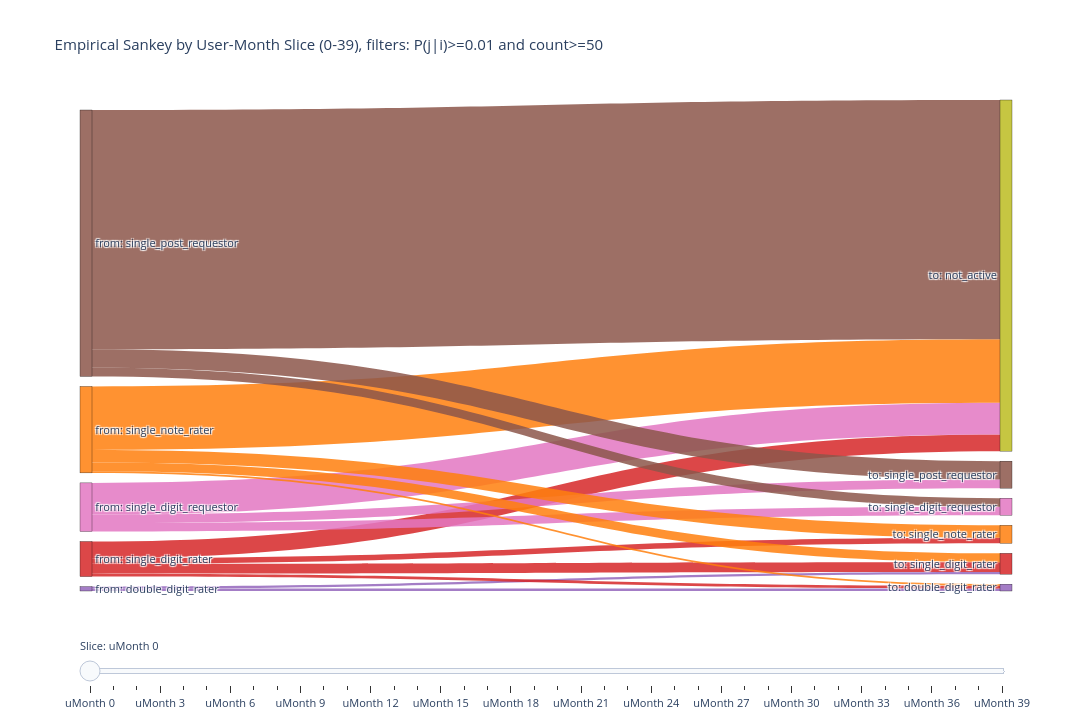

Notebook code cell kept with this figure:
### Code cell
import plotly.graph_objects as go

# Build month-to-next-month transitions once, then slice by userMonth.
transitions_by_month = (
    classified_panel_df.sort(["participantId", "userMonth"])
    .with_columns(
        [
            pl.col("activity_class").shift(-1).over("participantId").alias("next_state"),
            pl.col("userMonth").shift(-1).over("participantId").alias("next_userMonth"),
        ]
    )
    .filter(pl.col("next_state").is_not_null() & ((pl.col("next_userMonth") - pl.col("userMonth")) == 1))
    .select(["participantId", "userMonth", pl.col("activity_class").alias("from_state"), "next_state"])
)

# Same visual mapping as Cell 9.
from_nodes = [f"from: {s}" for s in states]
to_nodes = [f"to: {s}" for s in states]
node_labels = from_nodes + to_nodes

state_colors_rgba = {
    "single_note_writer": "rgba(31,119,180,0.85)",
    "single_digit_writer": "rgba(23,190,207,0.85)",
    "double_digit_writer": "rgba(44,160,44,0.85)",
    "single_note_rater": "rgba(255,127,14,0.85)",
    "single_digit_rater": "rgba(214,39,40,0.85)",
    "double_digit_rater": "rgba(148,103,189,0.85)",
    "single_post_requestor": "rgba(140,86,75,0.85)",
    "single_digit_requestor": "rgba(227,119,194,0.85)",
    "double_digit_requestor": "rgba(127,127,127,0.85)",
    "not_active": "rgba(188,189,34,0.85)",
}

from_idx_map = {s: i for i, s in enumerate(states)}
to_idx_map = {s: i + len(states) for i, s in enumerate(states)}
node_colors = [state_colors_rgba[s] for s in states] + [state_colors_rgba[s] for s in states]


def build_slice_links(month_slice: int):
    slice_df = transitions_by_month.filter(pl.col("userMonth") == month_slice)

    if slice_df.height == 0:
        return {
            "source": [],
            "target": [],
            "value": [],
            "color": [],
            "customdata": [],
            "edges": pl.DataFrame({"from_state": [], "next_state": [], "count": [], "probability": []}),
        }

    counts = (
        slice_df.group_by(["from_state", "next_state"]).len().rename({"len": "count"})
    )

    full_grid = (
        pl.DataFrame({"from_state": states})
        .join(pl.DataFrame({"next_state": states}), how="cross")
        .join(counts, on=["from_state", "next_state"], how="left")
        .with_columns(pl.col("count").fill_null(0).cast(pl.Int64))
    )

    row_totals = full_grid.group_by("from_state").agg(pl.col("count").sum().alias("row_total"))

    edges = (
        full_grid.join(row_totals, on="from_state", how="left")
        .with_columns(
            pl.when(pl.col("row_total") > 0)
            .then(pl.col("count") / pl.col("row_total"))
            .otherwise(0.0)
            .alias("probability")
        )
        .filter((pl.col("probability") >= 0.01) & (pl.col("count") >= 50))
        .sort(["from_state", "next_state"])
    )

    sources = [from_idx_map[s] for s in edges["from_state"].to_list()]
    targets = [to_idx_map[s] for s in edges["next_state"].to_list()]
    values = edges["count"].to_list()
    link_colors = [state_colors_rgba[s] for s in edges["from_state"].to_list()]
    hover_text = [
        f"month={month_slice}<br>{f} -> {t}<br>count={c}<br>P(j|i)={p:.3f}"
        for f, t, c, p in zip(
            edges["from_state"].to_list(),
            edges["next_state"].to_list(),
            edges["count"].to_list(),
            edges["probability"].to_list(),
        )
    ]

    return {
        "source": sources,
        "target": targets,
        "value": values,
        "color": link_colors,
        "customdata": hover_text,
        "edges": edges,
    }

num_months = 40
months = list(range(num_months))
links_by_month = {m: build_slice_links(m) for m in months}

# Use month 0 as initial view.
initial_month = 0
initial_links = links_by_month[initial_month]

fig = go.Figure(
    data=[
        go.Sankey(
            arrangement="snap",
            node=dict(
                pad=10,
                thickness=12,
                line=dict(color="black", width=0.3),
                label=node_labels,
                color=node_colors,
            ),
            link=dict(
                source=initial_links["source"],
                target=initial_links["target"],
                value=initial_links["value"],
                color=initial_links["color"],
                customdata=initial_links["customdata"],
                hovertemplate="%{customdata}<extra></extra>",
            ),
        )
    ],
    frames=[
        go.Frame(
            name=str(m),
            data=[
                go.Sankey(
                    node=dict(
                        pad=10,
                        thickness=12,
                        line=dict(color="black", width=0.3),
                        label=node_labels,
                        color=node_colors,
                    ),
                    link=dict(
                        source=links_by_month[m]["source"],
                        target=links_by_month[m]["target"],
                        value=links_by_month[m]["value"],
                        color=links_by_month[m]["color"],
                        customdata=links_by_month[m]["customdata"],
                        hovertemplate="%{customdata}<extra></extra>",
                    ),
                )
            ],
        )
        for m in months
    ],
)

steps = [
    {
        "method": "animate",
        "label": f"uMonth {m}",
        "args": [[str(m)], {"mode": "immediate", "frame": {"duration": 0, "redraw": True}, "transition": {"duration": 0}}],
    }
    for m in months
]

fig.update_layout(
    title_text=f"Empirical Sankey by User-Month Slice (0-{num_months - 1}), filters: P(j|i)>=0.01 and count>=50",
    font_size=11,
    width=1200,
    height=720,
    sliders=[
        {
            "active": 0,
            "currentvalue": {"prefix": "Slice: "},
            "pad": {"t": 45},
            "steps": steps,
        }
    ],
)

fig.show()

slice_counts = pl.DataFrame(
    {
        "userMonth": months,
        "transitions_kept": [links_by_month[m]["edges"].height for m in months],
    }
)

slice_counts

### Figure 1 — Plotly figure (JSON) as saved in the notebook; plotly's stock layout.template omitted (floating-point values rounded to 4 significant figures)
{"data": [{"arrangement": "snap", "link": {"color": ["rgba(148,103,189,0.85)", "rgba(148,103,189,0.85)", "rgba(214,39,40,0.85)", "rgba(214,39,40,0.85)", "rgba(214,39,40,0.85)", "rgba(214,39,40,0.85)", "rgba(227,119,194,0.85)", "rgba(227,119,194,0.85)", "rgba(227,119,194,0.85)", "rgba(255,127,14,0.85)", "rgba(255,127,14,0.85)", "rgba(255,127,14,0.85)", "rgba(255,127,14,0.85)", "rgba(140,86,75,0.85)", "rgba(140,86,75,0.85)", "rgba(140,86,75,0.85)"], "customdata": ["month=0<br>double_digit_rater -> double_digit_rater<br>count=106<br>P(j|i)=0.379", "month=0<br>double_digit_rater -> single_digit_rater<br>count=91<br>P(j|i)=0.325", "month=0<br>single_digit_rater -> double_digit_rater<br>count=127<br>P(j|i)=0.080", "month=0<br>single_digit_rater -> not_active<br>count=746<br>P(j|i)=0.469", "month=0<br>single_digit_rater -> single_digit_rater<br>count=444<br>P(j|i)=0.279", "month=0<br>single_digit_rater -> single_note_rater<br>count=248<br>P(j|i)=0.156", "month=0<br>single_digit_requestor -> not_active<br>count=1411<br>P(j|i)=0.639", "month=0<br>single_digit_requestor -> single_digit_requestor<br>count=376<br>P(j|i)=0.170", "month=0<br>single_digit_requestor -> single_post_requestor<br>count=381<br>P(j|i)=0.172", "month=0<br>single_note_rater -> double_digit_rater<br>count=72<br>P(j|i)=0.019", "month=0<br>single_note_rater -> not_active<br>count=2832<br>P(j|i)=0.729", "month=0<br>single_note_rater -> single_digit_rater<br>count=395<br>P(j|i)=0.102", "month=0<br>single_note_rater -> single_note_rater<br>count=558<br>P(j|i)=0.144", "month=0<br>single_post_requestor -> not_active<br>count=10674<br>P(j|i)=0.896", "month=0<br>single_post_requestor -> single_digit_requestor<br>count=386<br>P(j|i)=0.032", "month=0<br>single_post_requestor -> single_post_requestor<br>count=824<br>P(j|i)=0.069"], "hovertemplate": "%{customdata}<extra></extra>", "source": [5, 5, 4, 4, 4, 4, 7, 7, 7, 3, 3, 3, 3, 6, 6, 6], "target": [15, 14, 15, 19, 14, 13, 19, 17, 16, 15, 19, 14, 13, 19, 17, 16], "value": [106, 91, 127, 746, 444, 248, 1411, 376, 381, 72, 2832, 395, 558, 10674, 386, 824]}, "node": {"color": ["rgba(31,119,180,0.85)", "rgba(23,190,207,0.85)", "rgba(44,160,44,0.85)", "rgba(255,127,14,0.85)", "rgba(214,39,40,0.85)", "rgba(148,103,189,0.85)", "rgba(140,86,75,0.85)", "rgba(227,119,194,0.85)", "rgba(127,127,127,0.85)", "rgba(188,189,34,0.85)", "rgba(31,119,180,0.85)", "rgba(23,190,207,0.85)", "rgba(44,160,44,0.85)", "rgba(255,127,14,0.85)", "rgba(214,39,40,0.85)", "rgba(148,103,189,0.85)", "rgba(140,86,75,0.85)", "rgba(227,119,194,0.85)", "rgba(127,127,127,0.85)", "rgba(188,189,34,0.85)"], "label": ["from: single_note_writer", "from: single_digit_writer", "from: double_digit_writer", "from: single_note_rater", "from: single_digit_rater", "from: double_digit_rater", "from: single_post_requestor", "from: single_digit_requestor", "from: double_digit_requestor", "from: not_active", "to: single_note_writer", "to: single_digit_writer", "to: double_digit_writer", "to: single_note_rater", "to: single_digit_rater", "to: double_digit_rater", "to: single_post_requestor", "to: single_digit_requestor", "to: double_digit_requestor", "to: not_active"], "line": {"color": "black", "width": 0.3}, "pad": 10, "thickness": 12}, "type": "sankey"}], "layout": {"font": {"size": 11}, "height": 720, "sliders": [{"active": 0, "currentvalue": {"prefix": "Slice: "}, "pad": {"t": 45}, "steps": [{"args": [["0"], {"frame": {"duration": 0, "redraw": true}, "mode": "immediate", "transition": {"duration": 0}}], "label": "uMonth 0", "method": "animate"}, {"args": [["1"], {"frame": {"duration": 0, "redraw": true}, "mode": "immediate", "transition": {"duration": 0}}], "label": "uMonth 1", "method": "animate"}, {"args": [["2"], {"frame": {"duration": 0, "redraw": true}, "mode": "immediate", "transition": {"duration": 0}}], "label": "uMonth 2", "method": "animate"}, {"args": [["3"], {"frame": {"duration": 0, "redraw": true}, "mode": "immediate", "transition": {"duration": 0}}], "label": "uMonth 3", "method": "animate"}, {"args": [["4"], {"frame": {"duration": 0, "redraw": true}, "mode": "immediate", "transition": {"duration": 0}}], "label": "uMonth 4", "method": "animate"}, {"args": [["5"], {"frame": {"duration": 0, "redraw": true}, "mode": "immediate", "transition": {"duration": 0}}], "label": "uMonth 5", "method": "animate"}, {"args": [["6"], {"frame": {"duration": 0, "redraw": true}, "mode": "immediate", "transition": {"duration": 0}}], "label": "uMonth 6", "method": "animate"}, {"args": [["7"], {"frame": {"duration": 0, "redraw": true}, "mode": "immediate", "transition": {"duration": 0}}], "label": "uMonth 7", "method": "animate"}, {"args": [["8"], {"frame": {"duration": 0, "redraw": true}, "mode": "immediate", "transition": {"duration": 0}}], "label": "uMonth 8", "method": "animate"}, {"args": [["9"], {"frame": {"duration": 0, "redraw": true}, "mode": "immediate", "transition": {"duration": 0}}], "label": "uMonth 9", "method": "animate"}, {"args": [["10"], {"frame": {"duration": 0, "redraw": true}, "mode": "immediate", "transition": {"duration": 0}}], "label": "uMonth 10", "method": "animate"}, {"args": [["11"], {"frame": {"duration": 0, "redraw": true}, "mode": "immediate", "transition": {"duration": 0}}], "label": "uMonth 11", "method": "animate"}, {"args": [["12"], {"frame": {"duration": 0, "redraw": true}, "mode": "immediate", "transition": {"duration": 0}}], "label": "uMonth 12", "method": "animate"}, {"args": [["13"], {"frame": {"duration": 0, "redraw": true}, "mode": "immediate", "transition": {"duration": 0}}], "label": "uMonth 13", "method": "animate"}, {"args": [["14"], {"frame": {"duration": 0, "redraw": true}, "mode": "immediate", "transition": {"duration": 0}}], "label": "uMonth 14", "method": "animate"}, {"args": [["15"], {"frame": {"duration": 0, "redraw": true}, "mode": "immediate", "transition": {"duration": 0}}], "label": "uMonth 15", "method": "animate"}, {"args": [["16"], {"frame": {"duration": 0, "redraw": true}, "mode": "immediate", "transition": {"duration": 0}}], "label": "uMonth 16", "method": "animate"}, {"args": [["17"], {"frame": {"duration": 0, "redraw": true}, "mode": "immediate", "transition": {"duration": 0}}], "label": "uMonth 17", "method": "animate"}, {"args": [["18"], {"frame": {"duration": 0, "redraw": true}, "mode": "immediate", "transition": {"duration": 0}}], "label": "uMonth 18", "method": "animate"}, {"args": [["19"], {"frame": {"duration": 0, "redraw": true}, "mode": "immediate", "transition": {"duration": 0}}], "label": "uMonth 19", "method": "animate"}, {"args": [["20"], {"frame": {"duration": 0, "redraw": true}, "mode": "immediate", "transition": {"duration": 0}}], "label": "uMonth 20", "method": "animate"}, {"args": [["21"], {"frame": {"duration": 0, "redraw": true}, "mode": "immediate", "transition": {"duration": 0}}], "label": "uMonth 21", "method": "animate"}, {"args": [["22"], {"frame": {"duration": 0, "redraw": true}, "mode": "immediate", "transition": {"duration": 0}}], "label": "uMonth 22", "method": "animate"}, {"args": [["23"], {"frame": {"duration": 0, "redraw": true}, "mode": "immediate", "transition": {"duration": 0}}], "label": "uMonth 23", "method": "animate"}, {"args": [["24"], {"frame": {"duration": 0, "redraw": true}, "mode": "immediate", "transition": {"duration": 0}}], "label": "uMonth 24", "method": "animate"}, {"args": [["25"], {"frame": {"duration": 0, "redraw": true}, "mode": "immediate", "transition": {"duration": 0}}], "label": "uMonth 25", "method": "animate"}, {"args": [["26"], {"frame": {"duration": 0, "redraw": true}, "mode": "immediate", "transition": {"duration": 0}}], "label": "uMonth 26", "method": "animate"}, {"args": [["27"], {"frame": {"duration": 0, "redraw": true}, "mode": "immediate", "transition": {"duration": 0}}], "label": "uMonth 27", "method": "animate"}, {"args": [["28"], {"frame": {"duration": 0, "redraw": true}, "mode": "immediate", "transition": {"duration": 0}}], "label": "uMonth 28", "method": "animate"}, {"args": [["29"], {"frame": {"duration": 0, "redraw": true}, "mode": "immediate", "transition": {"duration": 0}}], "label": "uMonth 29", "method": "animate"}, {"args": [["30"], {"frame": {"duration": 0, "redraw": true}, "mode": "immediate", "transition": {"duration": 0}}], "label": "uMonth 30", "method": "animate"}, {"args": [["31"], {"frame": {"duration": 0, "redraw": true}, "mode": "immediate", "transition": {"duration": 0}}], "label": "uMonth 31", "method": "animate"}, {"args": [["32"], {"frame": {"duration": 0, "redraw": true}, "mode": "immediate", "transition": {"duration": 0}}], "label": "uMonth 32", "method": "animate"}, {"args": [["33"], {"frame": {"duration": 0, "redraw": true}, "mode": "immediate", "transition": {"duration": 0}}], "label": "uMonth 33", "method": "animate"}, {"args": [["34"], {"frame": {"duration": 0, "redraw": true}, "mode": "immediate", "transition": {"duration": 0}}], "label": "uMonth 34", "method": "animate"}, {"args": [["35"], {"frame": {"duration": 0, "redraw": true}, "mode": "immediate", "transition": {"duration": 0}}], "label": "uMonth 35", "method": "animate"}, {"args": [["36"], {"frame": {"duration": 0, "redraw": true}, "mode": "immediate", "transition": {"duration": 0}}], "label": "uMonth 36", "method": "animate"}, {"args": [["37"], {"frame": {"duration": 0, "redraw": true}, "mode": "immediate", "transition": {"duration": 0}}], "label": "uMonth 37", "method": "animate"}, {"args": [["38"], {"frame": {"duration": 0, "redraw": true}, "mode": "immediate", "transition": {"duration": 0}}], "label": "uMonth 38", "method": "animate"}, {"args": [["39"], {"frame": {"duration": 0, "redraw": true}, "mode": "immediate", "transition": {"duration": 0}}], "label": "uMonth 39", "method": "animate"}]}], "title": {"text": "Empirical Sankey by User-Month Slice (0-39), filters: P(j|i)>=0.01 and count>=50"}, "width": 1200}}
